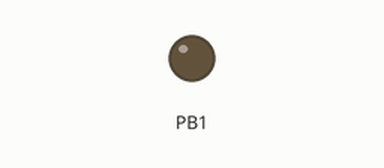
Bench run of a sketch on a simulated ATtiny85, built with avr-gcc and run on an emulated ATtiny85. Parts: output pins drawn as LEDs (lit = HIGH). Random numbers use the default seed unless the sketch sets one; EEPROM starts erased.

Above: at 0.9 s.
Timing chart, 0 to 40.1 s (numbered marks = the images above):
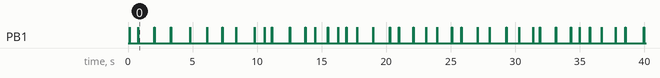

The sketch:

attiny85_code_24047.ino
```cpp
/*
  Dragon eggs LED Lamp

  Operation: This code is designed to support the LED circuit in the Dragon Eggs LED Lamp project. Following two core lighting effects can be enabled in this code simply by commenting in one of the following lines:

  //#define FADER_EFFECT
  //#define SPARKLE_EFFECT

  The LED on and off timings are randomized through the use of EEPROM content for sroting and updating seed after each power up. Therefore, the LED patterns do not repeat themselves after each power up. Feel free to modify
  the following parameters to create new animations:

  When #define FADER_EFFECT is commented in:
  #define LED_EFFECT_WAIT_TIME <enter time in milliseconds here> Random delay time between two successive Fade in and out pairs.
  In led_fader() function, change pwm_levels[] = {}; content to vary the intensity of the fading LEDs

  When #define SPARKLE_EFFECT is commented in:
  Inside random_sparkles() function:
  on_time_ms = random(<change low ms limit>, <change high ms limit>);  // Random LED ON duration picked between 10 ms and 30 ms
  off_time_ms = random(<change low ms limit>, <change high ms limit>);  // Random LED OFF duration picked between 500 ms and 1500 ms

  If you want to go a step further than just modifying the parameters above, feel free to write your own functions by checking the led_fader() and random_sparkles() functions.

  Good luck & enjoy!

  by circuitapps
  April 2024
*/
#include <avr/io.h>
#include <EEPROM.h>

//#define FADER_EFFECT
#define SPARKLE_EFFECT

// PORT B DEFINITIONS
#define PB5_PIN1 PB5
#define PB4_PIN3 PB4
#define PB3_PIN2 PB3
#define PB2_PIN7 PB2
#define PB1_PIN6 PB1
#define PB0_PIN5 PB0

#define RANDOM_SEED_EEPROM_ADDRESS 0  // This is where the random number generator seed will be stored on EEPROM

// Application pin definitions
#define FADING_OUT PB1_PIN6

#define LED_EFFECT_WAIT_TIME 120  // Every LED_EFFECT_WAIT_TIME ms a new LED light intensity will be observed
#define PWM_LOWEST_LEVEL 3  // Experimentally identified

#define FADE_OUT 0
#define FADE_IN 1

#define PWM_REGISTER OCR1A  // This is where the high duration (out of a max of 255) needs to be written

void timer_counter_1_pwm_setup()
{
  TCCR1 = 1<<PWM1A | 1<<COM1A0 | 1<<CS10;
  // OC1A is the output to pin 6 of Attiny85 (as per datasheet)
}

void random_seed_manager()
{
  // This function is meant to keep seeds different between powercycles/resets of the MCU
  int seed = EEPROM.read(RANDOM_SEED_EEPROM_ADDRESS);
  randomSeed(seed);
  seed = (seed + 1) & 0xFF;  // seed is a single byte
  EEPROM.update(RANDOM_SEED_EEPROM_ADDRESS, seed);  // Update random seed for next power cycle
  delay(100);  // wait for write to complete
}

void enable_LED(unsigned int pin_name)
{
  digitalWrite(pin_name, HIGH);
}

void disable_LED(unsigned int pin_name)
{
  digitalWrite(pin_name, LOW);
}

void wait_ms(unsigned int delay_ms)
{
  delay(delay_ms);
}

void random_sparkles()
{
  int on_time_ms, off_time_ms;

    on_time_ms = random(10, 30);  // Random LED ON duration picked between 10 ms and 30 ms
    off_time_ms = random(500, 1500);  // Random LED OFF duration picked between 500 ms and 1500 ms

    enable_LED(FADING_OUT);
    wait_ms(on_time_ms);  // keep LED on for a while
    disable_LED(FADING_OUT);
    wait_ms(off_time_ms);  // keep LED off for a while
}

void led_fader()
{
  unsigned int count_state = FADE_IN;  // start with fade in effect
  //  Any maximum pwm_levels[] element can be 255. This determines the LED intensity level.
  unsigned int pwm_levels[] = {PWM_LOWEST_LEVEL,4,5,6,7,8,9,10,11,12,13,14,15,16,17,18,19,20,30,40,50,60,70,80,90,100};  // carefully selected through experimentation for best visual fading effect
  unsigned char current_level_idx = 0;
  unsigned int max_len = sizeof(pwm_levels) / sizeof(pwm_levels[0]);

  bool cycle_ongoing;

  while(1)
  {
    // All LEDs are ON! Move to fading them in and out next.
    cycle_ongoing = true;

    delay(random(1000, 2000));  // Random delay successive fade in and fade out blocks.

    while(cycle_ongoing)
    {
      PWM_REGISTER = pwm_levels[current_level_idx];
      delay(LED_EFFECT_WAIT_TIME);  // Random delay time between two successive Fade in and out pairs.

      if(count_state == FADE_IN)
      {// we are in FADE_IN phase
        if(current_level_idx == (max_len - 1))
        {// reached the FADE_IN limit
          count_state = FADE_OUT;  // time to switch to FADE_OUT state
          --current_level_idx;  // down one register value to kick off fade out next.
        }
        else
        {// FADE_IN limit not yet reached
          ++current_level_idx;  // up one register value for next fade in period.
        }
      }
      else
      {// we are in the FADE_OUT phase
        if(current_level_idx == 0)
        {// reached the FADE_OUT lower limit
          count_state = FADE_IN;  // time to switch to FADE_IN state
          ++current_level_idx;  // up one register value to kick off fade in next.
          cycle_ongoing = false;  // One fade in fade out cycle finished
        }
        else
        {// FADE_OUT lower limit not yet reached
          --current_level_idx;  // down one register value for next fade out period.
        }
      }

    }// end while cycle_ongoing

  }// end while

}

// the setup function runs once when you press reset or power the board
void setup()
{
  pinMode(FADING_OUT, OUTPUT);
  wait_ms(20);

  // Following ensures at each power up a new light pattern/sequence is generated.
  random_seed_manager();  // update random seed

#if defined(FADER_EFFECT)
  timer_counter_1_pwm_setup();  // Controls FADING_LEDS pin
  enable_LED(FADING_OUT);
  PWM_REGISTER = PWM_LOWEST_LEVEL;
#endif

#ifdef SPARKLE_EFFECT
  disable_LED(FADING_OUT);
#endif

}

// the loop function runs over and over again forever
void loop()
{
  #ifdef SPARKLE_EFFECT
    random_sparkles();
  #endif

  #ifdef FADER_EFFECT
    led_fader();  // Includes infinite loop internally
  #endif

}
```
